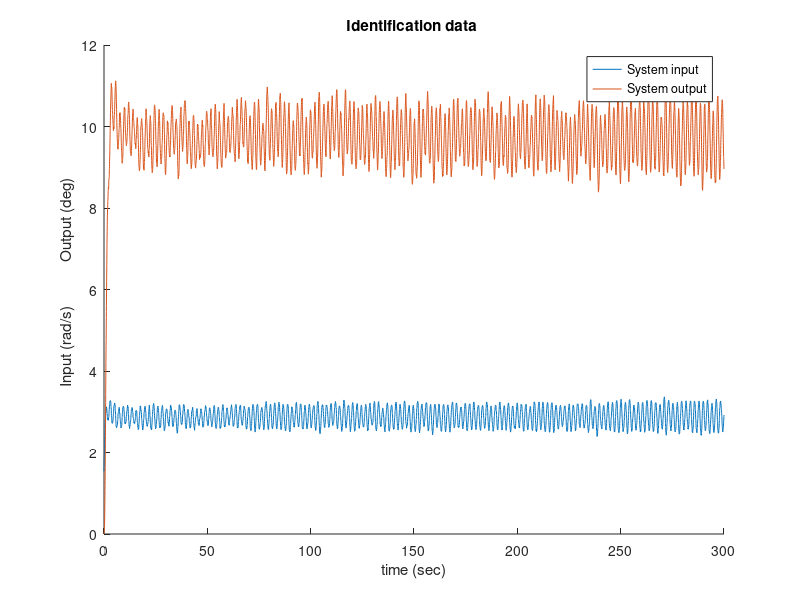
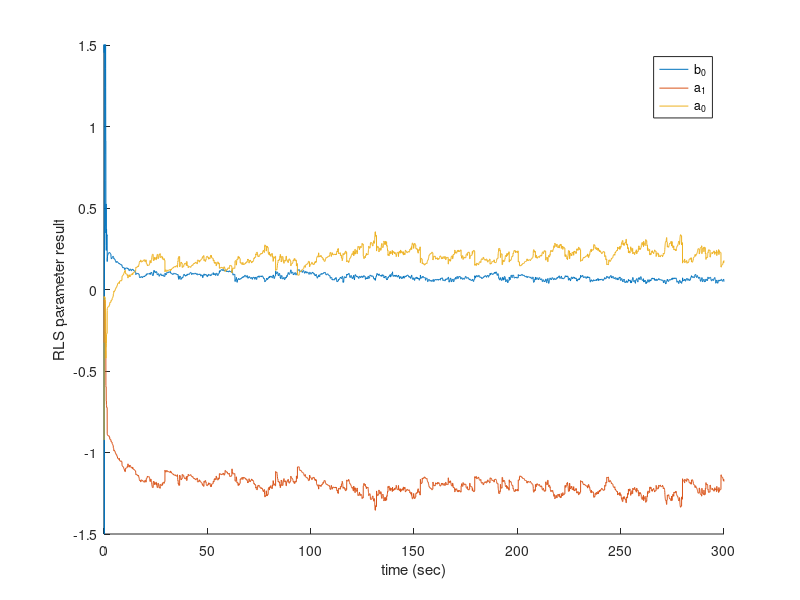
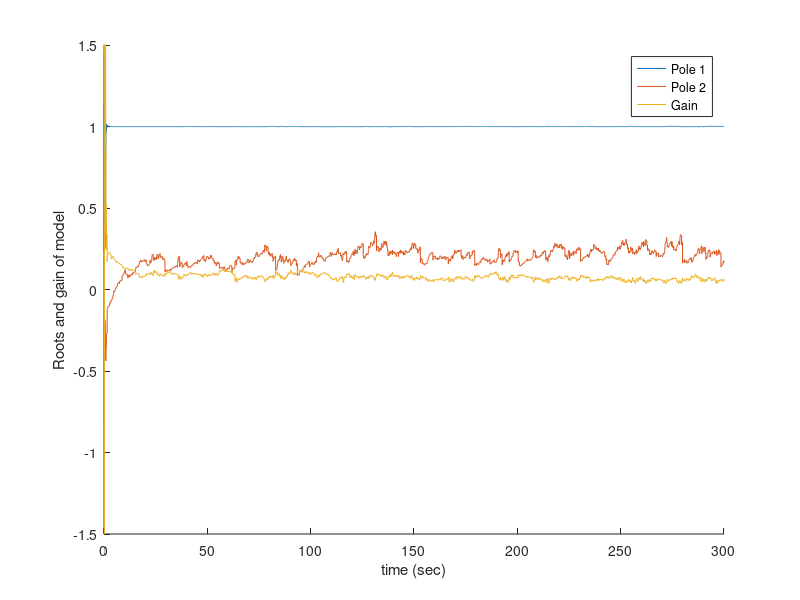

Write the MATLAB code that produced these figures, in order. (Note: this script raises an error after producing the figures.)
clear; close all;

dts=0.02;
z=tf('z',0.02);
s=tf('s');

data=csvread("data/id/id000response.csv");
t=data(:,1);

fig=figure; hold on;
plot(t,data(:,3));

plot(t,data(:,2));
title("Identification data ");
ylabel('    Input (rad/s)           Output (deg)');
xlabel('time (sec)');
legend("System input","System output",'Location','best');
% ylim([-1.5 1.5]);
saveas(fig,'fig/idexperiment','epsc');


% datan=csvread("data/frasysnum200.csv");
% datad=csvread("data/frasysden200.csv");
datan=csvread("data/id/sysnum000.csv");
datad=csvread("data/id/sysden000.csv");

N=size(datan,2);
M=size(datad,2);


t=datan(:,1);
SZ=size(datan,1);


fig=figure; hold on;
plot(t,datan(:,3:N));
plot(t,datad(:,4:M));
ylabel('RLS parameter result');
xlabel('time (sec)');
legend('b_0', 'a_1', 'a_0','Location','best');
ylim([-1.5 1.5]);
saveas(fig,'fig/avgparameterConverge','epsc');

poles=[];
for i=1:SZ
poles=[poles, roots(datad(i,3:M))]; %#ok<*AGROW>
end



fig=figure;hold on;
plot(t,real(poles)');
plot(t,datan(:,3:N));

ylabel('Roots and gain of model');
xlabel('time (sec)');
legend('Pole 1', 'Pole 2', 'Gain','Location','best');
ylim([-1.5 1.5]);
saveas(fig,'fig/avgpoleConverge','epsc');

%figure;
%plot(imag(poles)');
%ylim([-1 1]);

sys=minreal( tf(mean(datan(100:SZ,3:N)),mean(datad(100:SZ,3:M)),dts) );
[z,p,k]=zpkdata(sys);
S2=zpk(z,round(p{1},3),k,dts);


fig=figure;hold on;
margin(sys);
margin(S2);
legend('Average plant', 'Rounded poles plant', 'Location','best');
saveas(fig,'fig/avgsysBode','epsc');


fig=figure;hold on;
F=minreal (sys/(1+sys));
step(F);

step(feedback(S2,1));
ylabel('Inclination (deg)');
xlabel('time (sec)');
legend('Average plant', 'Rounded poles plant', 'Location','best');
saveas(fig,'fig/avgsysTR','epsc');

